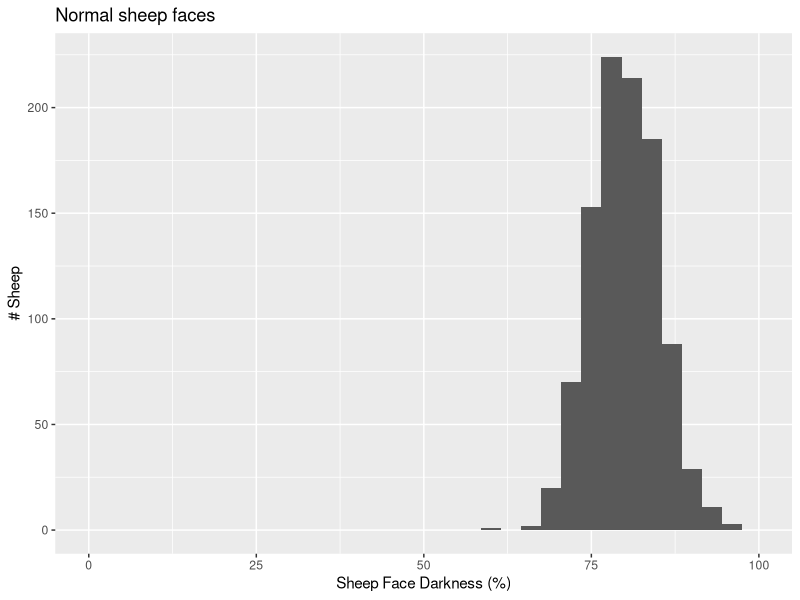
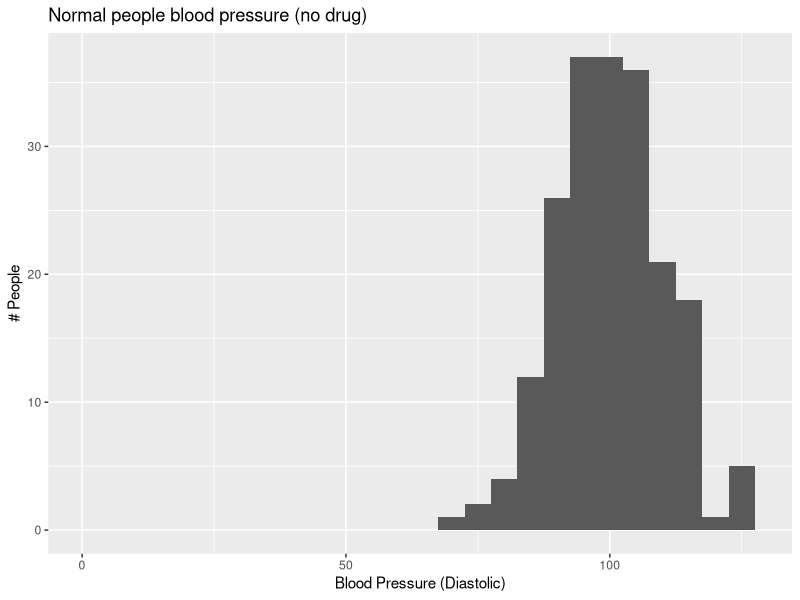
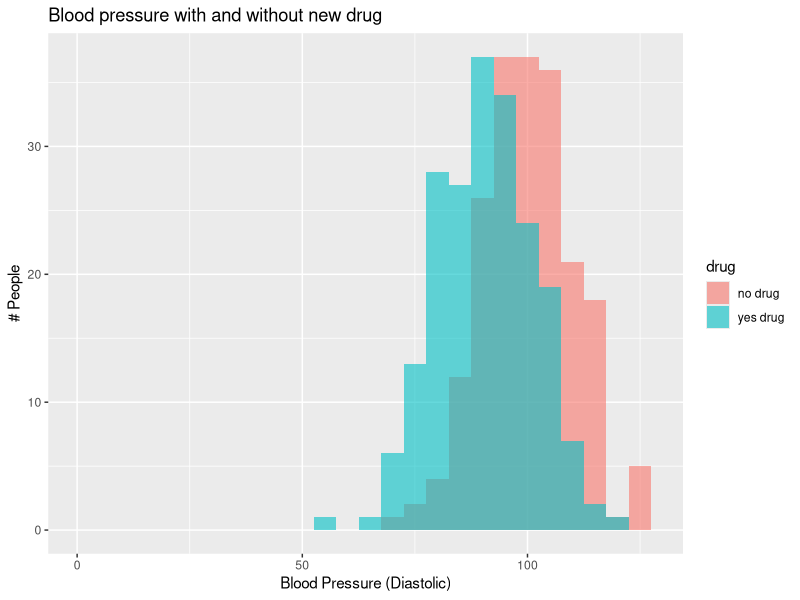
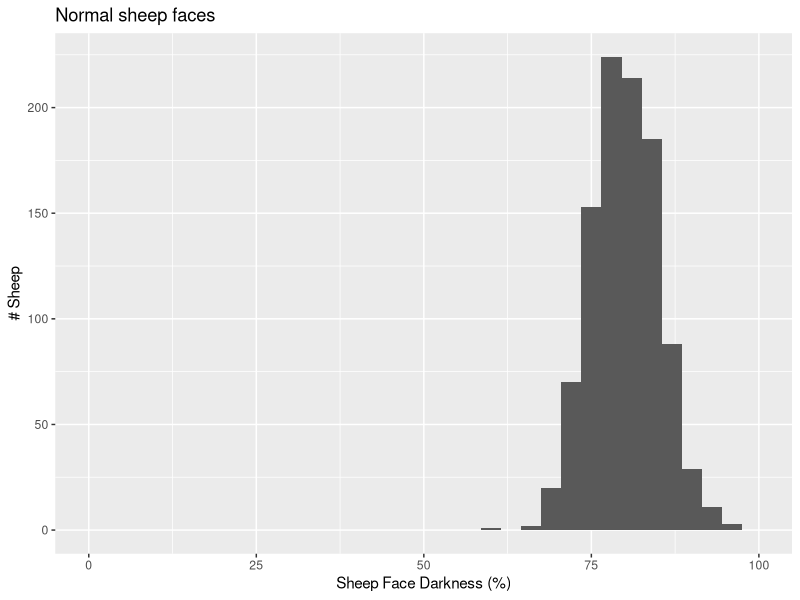
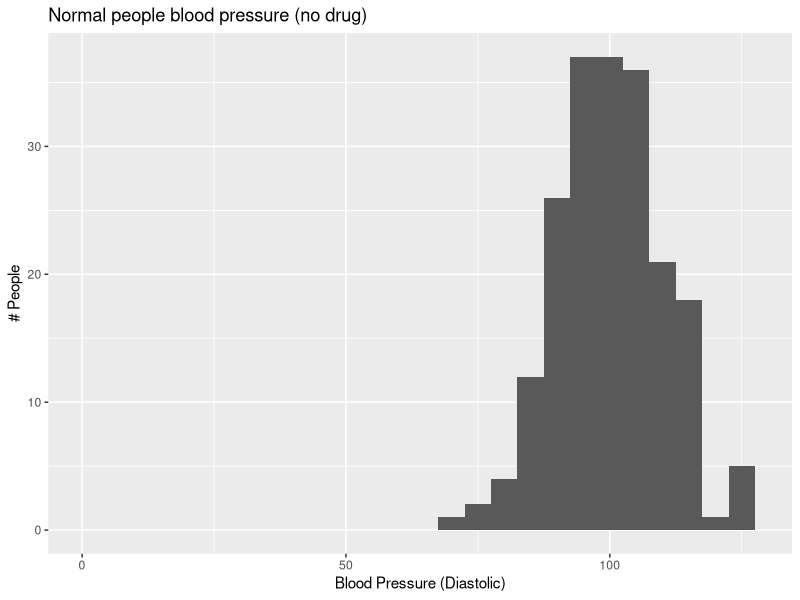
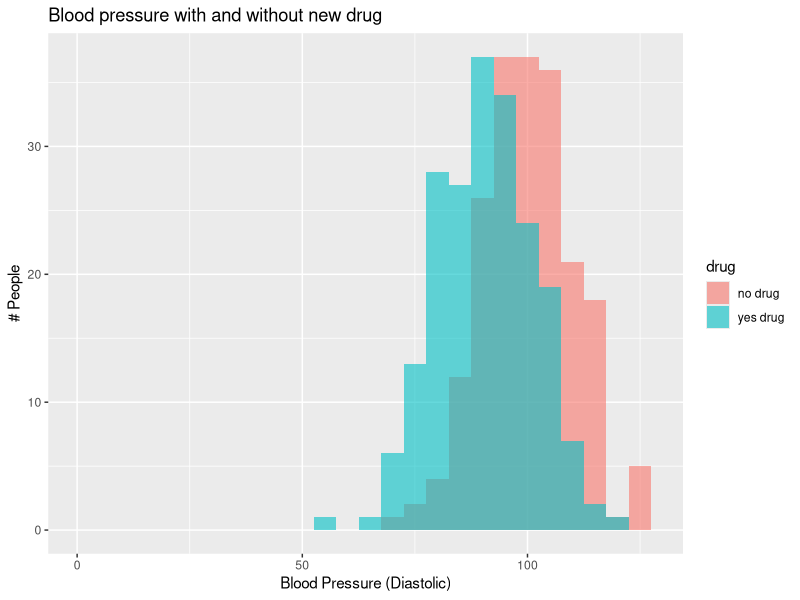

Here is the R script that generated these plots, in order:
## ---- chunk 1
#| message: false
library(tidyverse)
## ---- chunk 2
N = 1000
set.seed(777)
darkness = rnorm(N, 80, 5)
darkness = ifelse(darkness >= 99, 99, darkness)
## ---- chunk 3
data.frame(darkness) |>
    ggplot(aes(x=darkness)) +
    geom_histogram(binwidth=3) + 
    # geom_vline(xintercept=20, color="red") +
    labs(x = "Sheep Face Darkness (%)",
         y = "# Sheep",
         title = "Normal sheep faces") +
    xlim(0, 100)
ggsave("animal_faces.png")
## ---- chunk 4
set.seed(777)
NBP = 200
BP_MEAN = 100
BP_VAR = 10
bp = rnorm(NBP, BP_MEAN, BP_VAR)
data.frame(bp) |>
    ggplot(aes(x=bp)) +
    geom_histogram(binwidth=5) + 
    # geom_vline(xintercept=20, color="red") +
    labs(x = "Blood Pressure (Diastolic)",
         y = "# People",
         title = "Normal people blood pressure (no drug)") +
    xlim(0, max(bp) + 1)
ggsave("bp_dist.png")
## ---- chunk 5
bp2 = rnorm(NBP, BP_MEAN - 10, BP_VAR)

frame = data.frame(bp = c(bp, bp2), drug=c(rep("no drug", NBP), rep("yes drug", NBP)))
frame |>
    ggplot(aes(x=bp, fill=drug)) +
    geom_histogram(position = "identity", binwidth=5, alpha=0.6) + 
    # geom_vline(xintercept=20, color="red") +
    labs(x = "Blood Pressure (Diastolic)",
         y = "# People",
         title = "Blood pressure with and without new drug") +
    xlim(0, max(bp) + 1)
ggsave("bp_groups.png")
